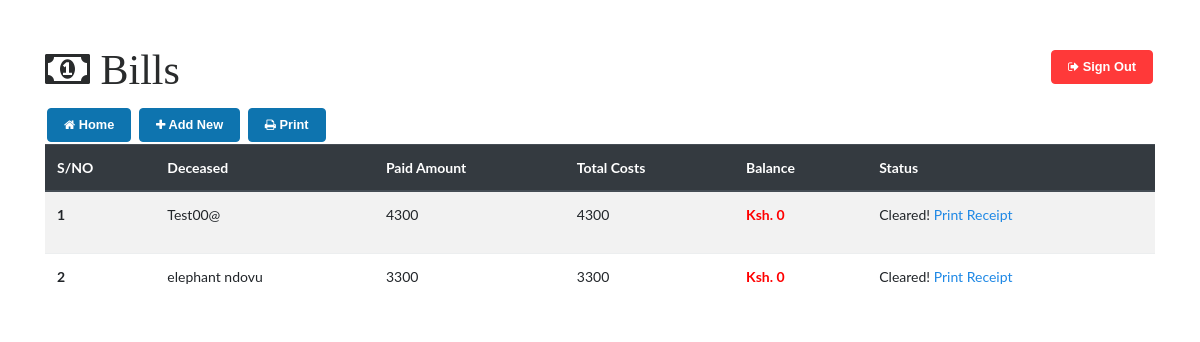
The app's page /bill_view.php with its own data.
### tables this page shows
CREATE TABLE `bill` (
  `id` int(10) UNSIGNED NOT NULL,
  `deceased` int(10) UNSIGNED NOT NULL,
  `total` int(10) UNSIGNED DEFAULT NULL,
  `paid_amount` int(11) NOT NULL,
  `balance` int(10) UNSIGNED DEFAULT NULL,
  `pdate` varchar(250) NOT NULL
);

CREATE TABLE `incoming_deceased` (
  `id` int(10) UNSIGNED NOT NULL,
  `fullname` varchar(150) NOT NULL,
  `gender` varchar(40) NOT NULL,
  `tag_number` varchar(40) NOT NULL,
  `serial_number` varchar(40) NOT NULL,
  `relative_name` int(10) UNSIGNED DEFAULT NULL,
  `relative_number` int(10) UNSIGNED DEFAULT NULL,
  `room` varchar(250) NOT NULL,
  `bed` varchar(100) NOT NULL,
  `stat` int(100) NOT NULL,
  `date` date DEFAULT NULL
);

CREATE TABLE `invoices` (
  `id` int(10) UNSIGNED NOT NULL,
  `deceased` int(10) UNSIGNED NOT NULL,
  `room` int(10) UNSIGNED DEFAULT NULL,
  `relative` int(10) UNSIGNED DEFAULT NULL,
  `services` text NOT NULL,
  `day` varchar(250) NOT NULL,
  `total` int(11) NOT NULL,
  `paid_amount` int(100) DEFAULT NULL,
  `stat` int(100) NOT NULL,
  `date` varchar(200) DEFAULT NULL
);

### bill_view.php (the view, shortened to what this page needs)
<!DOCTYPE html>
<html lang="en">
<head>
<link rel="stylesheet" href="https://cdnjs.cloudflare.com/ajax/libs/twitter-bootstrap/4.6.0/css/bootstrap.min.css">
<link rel="stylesheet" href="https://cdnjs.cloudflare.com/ajax/libs/font-awesome/5.15.4/css/all.min.css">
<link rel="stylesheet" href="assets/css/bootstrap.css">
<link rel="stylesheet" href="assets/css/modal.css">
   <link rel="stylesheet" href="assets/css/bootstrap.css">
    <link rel="stylesheet" href="assets/css/core.css">
    <link rel="stylesheet" href="assets/css/components.css">
    <link rel="stylesheet" href="assets/icons/fontawesome/styles.min.css">
    <link rel="stylesheet" href="lib/css/chartist.min.css">
</head>
<body>
	 <div class="container pt-5">
	<i class="fa fa-money fa-3x pb-3" aria-hidden="true">
Bills</i>
		<div class="logout float-right">
	<a href="include/logout.php" type="submit" class="btn btn-danger" id="btnprint3"><i class="fa fa-sign-out" aria-hidden="true"></i>
 Sign Out</a>
</div>
		<div class="basic pb-0">
		<a href="index.php" type="submit" class="btn btn-primary" id="btnprint2"><i class="fa fa-home" aria-hidden="true"></i>
 Home</a>
		<button type="button" class="btn btn-primary" id="btnprint1" data-toggle="modal" data-target=".bd-example-modal-lg"><i class="fa fa-plus" aria-hidden="true"></i>
 Add New</button>
 <button type="submit" class="btn btn-primary" onclick="print()" id="btnprint"><i class="fa fa-print" aria-hidden="true"></i>
 Print</button>
</div>
<table class="table table-striped ">
  <thead class="thead-dark">
    <tr>
      <th scope="col">S/NO</th>
      <th scope="col">Deceased</th>
	   <th scope="col">Paid Amount</th>
      <th scope="col">Total Costs</th>
      <th scope="col">Balance</th>
    <th scope="col">Status</th>
    </tr>
  </thead>
  <tbody>
	<?php
$conn = mysqli_connect('localhost', 'root', '', 'mogue_db');
$query = $conn->query("SELECT * FROM  invoices ORDER BY id DESC");
$count=1;
if($query->num_rows > 0){
    while($rows = $query->fetch_assoc()){
      $id = $rows['deceased'];
	  $total = $rows["total"];
    $query1 = $conn->query("SELECT * FROM  incoming_deceased WHERE id=$id ORDER BY id DESC");
    while($row = $query1->fetch_assoc()){
      $fullname=$row["fullname"];
	  $query2 = $conn->query("SELECT * FROM  bill WHERE deceased=$id");
    while($row2 = $query2->fetch_assoc()){
$paid_amount=$row2["paid_amount"];
$balance= $total - $paid_amount;
?>
    <tr>
      <th scope="row"><?php echo $count;?></th>
      <td><?php echo $fullname;?></td>
      <td><?php echo $paid_amount;?></td>
	    <td><?php echo $total;?></td>
		<td><?php echo "<p style='color:red;font-weight:bold;'> Ksh. ".$balance;?></td>
    <td><?php
    if($paid_amount>=$total){
echo "Cleared! <a href='receipt.php?deceased_id=$id' id='receipt'>Print Receipt</a>";
    }else{
        echo "Not Cleared. Pay ".$balance;
    }
    ?></td>
    </tr>
	<?php
	}
$count++;
   }
}?>
</tbody>
</table>
       <?php
    }
  ?>
</body>
</html>

### assets/css/modal.css (style rules this page uses)
body { font-weight: bold; }

### assets/css/core.css (style rules this page uses)
.btn { position: relative; margin: 2px; font-weight: bold; position: relative; font-size: 0.8rem; margin: 2px; font-weight: 600; font-family: 'Raleway', sans-serif; }
.btn > i { font-size: 12px; }
body, input, textarea, button { font-family: "Lato", sans-serif; }

### assets/css/components.css (style rules this page uses)
html, body { width: 100%; height: 100%; }
body { font-family: "Lato", sans-serif; font-size: 0.875rem !important; background-color: rgb(255, 255, 255); }

### records on screen
invoices: total "4300", total.paid_amount "0"
incoming_deceased: fullname "Test00@"
bill: paid_amount "4300"
invoices: total "3300", total.paid_amount "0"
incoming_deceased: fullname "elephant ndovu"
bill: paid_amount "3300"
